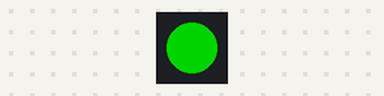
Bench run of a program on a simulated CircuitPython board. On the bench: 1 RGB LEDs in strip order, left to right. Dim RGB values are drawn brighter than linear.

Above: at 0.15 s.
At 1.68 s:
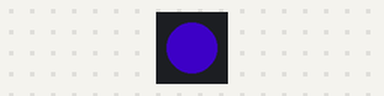
At 3.22 s:
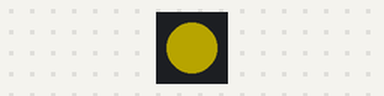
At 6.6 s:
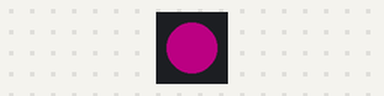
Timing chart, 0 to 6.9 s (numbered marks = the images above):
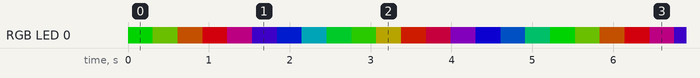

Measured:
- by itself, everything shown: repeats every 5.2 s, in 17 steps

The program:

main.py
```python
# general blink routine for neopixel
# should work on all boards with an "NEOPIXEL" pin defined in firmware
#
# M.Holliday

import time
import board
import neopixel

pixel = neopixel.NeoPixel(board.NEOPIXEL, 1, brightness=0.5, auto_write=False)

def wheel(pos):
    # Input a value 0 to 255 to get a color value.
    # The colours are a transition r - g - b - back to r.
    if pos < 0 or pos > 255:
        r = g = b = 0
    elif pos < 85:
        r = int(pos * 3)
        g = int(255 - pos*3)
        b = 0
    elif pos < 170:
        pos -= 85
        r = int(255 - pos*3)
        g = 0
        b = int(pos*3)
    else:
        pos -= 170
        r = 0
        g = int(pos*3)
        b = int(255 - pos*3)
    return (r, g, b)


def rainbow_cycle(wait):
    for j in range(255):
        pixel_index = (256 // 1) + j
        pixel[0] = wheel(pixel_index & 255)
        pixel.show()
        time.sleep(wait)

######################### MAIN LOOP ##############################
while True:
     rainbow_cycle(0.01)
```
